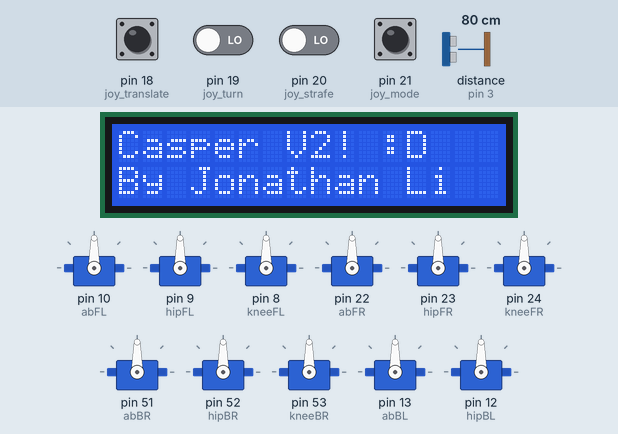
Simulated run of this sketch. Board: Arduino Mega 2560, built with avr-gcc and run on an emulated ATmega2560. Parts: 16×2 character LCD, 11 × servo. Inputs (shaded band) come from the test bench; at power-on: pin 18 (joy_translate), pin 19 (joy_turn), pin 20 (joy_strafe), pin 21 (joy_mode) LOW, distance to the obstacle (sensor on pin 3) 80 cm. The echo pulse lasts 58.3 µs per cm.

Above: at 1.2 s.
1.3 s: pin 18 (joy_translate) pulsed HIGH 2 times (0.12 s each, 0.3 s apart)
At 1.58 s:
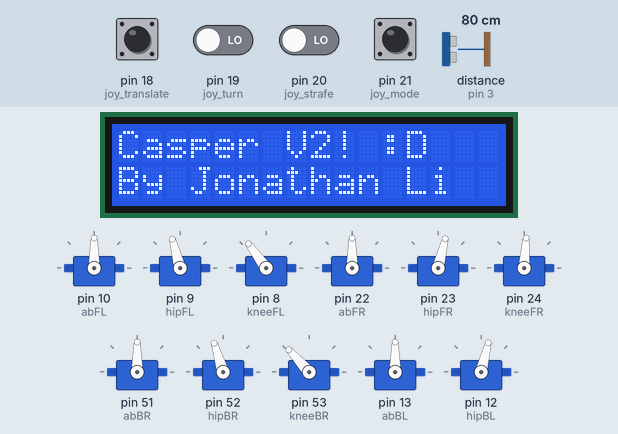
At 2.2 s:
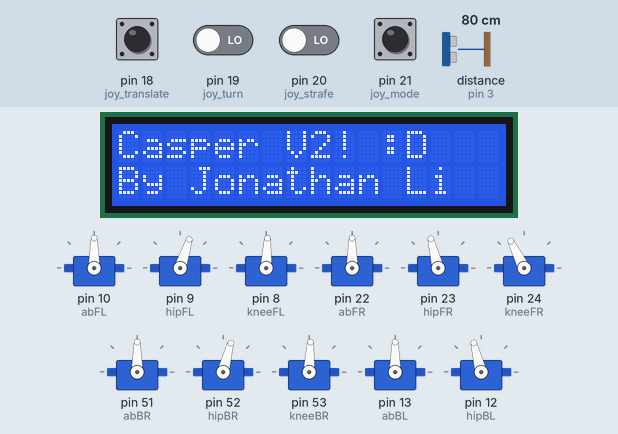
3.8 s: distance to the obstacle (sensor on pin 3) set to 2 cm
At 4.04 s:
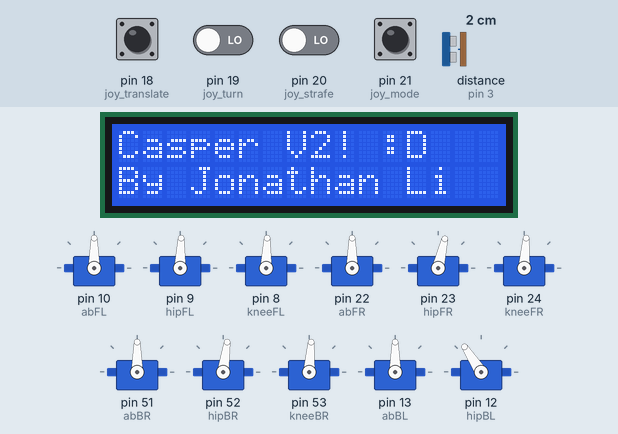
6.3 s: distance to the obstacle (sensor on pin 3) set to 4 cm
At 6.47 s:
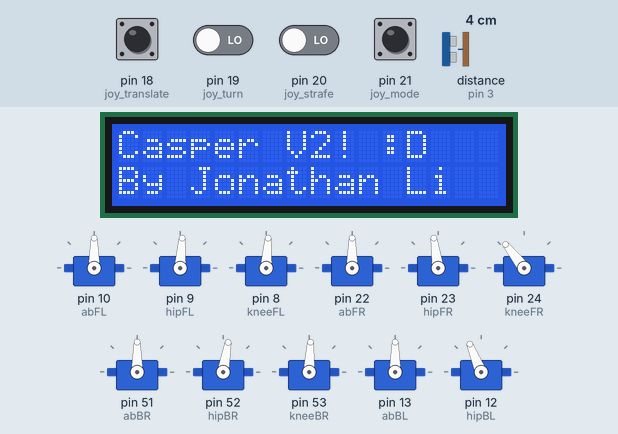
9.0 s: distance to the obstacle (sensor on pin 3) set to 9 cm
11.4 s: distance to the obstacle (sensor on pin 3) set to 35 cm
14.4 s: pin 18 (joy_translate) driven HIGH
Timing chart, 0 to 22.1 s (numbered marks = the images above; inputs shaded):
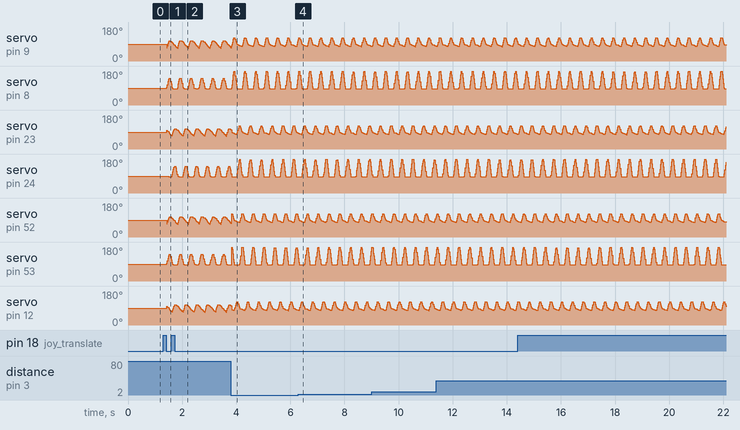

The sketch:

main.ino
```cpp
#include <Servo.h>
#include <math.h>
#include <NewPing.h>
#include <LiquidCrystal.h>

LiquidCrystal lcd(39, 38, 40, 41, 42, 43);

#define trig_pin 2
#define echo_pin 3

NewPing sonar(trig_pin, echo_pin, 400);

Servo abFL;
Servo hipFL;
Servo kneeFL;

Servo abFR;
Servo hipFR;
Servo kneeFR;

Servo abBL;
Servo hipBL;
Servo kneeBL;

Servo abBR;
Servo hipBR;
Servo kneeBR;

#define joy_translate 18
#define joy_turn 19
#define joy_strafe 20
#define joy_mode 21

// Offsets for forwards and turning
float hipOffsetF = 50;
float kneeOffsetF = 10;

// Offsets for backwards
float hipOffsetB = 45;
float kneeOffsetB = 20;

// Offsets for strafing
float hipOffsetS = 40; // OLD: 45
float kneeOffsetS = 45; // OLD: 30

float currHipOffset;
float currKneeOffset;

// Unit: mm
const float l1 = 143.0; // Femur length
const float l2 = 130.0; // Tibia length, added bigger feet

const float r2d = 57.2957795; // Rad to deg

float timeStep = 0.0;
float stepSpeed; // Gait speed

float ellipseWidth; // Step length
float ellipseHeight; // How high foot lifts

const float startX = 0.0; // Center X
const float startZ = -150.0;

volatile uint32_t throttleStart = 0;
volatile int throttlePulse = 1500;

volatile uint32_t turnStart = 0;
volatile int turnPulse = 1500;

volatile uint32_t strafeStart = 0;
volatile int strafePulse = 1500;

volatile uint32_t modeStart = 0;
volatile int modePulse = 1000;

float filteredThrottle = 1500;
float filteredTurn = 1500;
float filteredStrafe = 1500;
float filteredMode = 1000;

bool isIdle = true;

float PHASE_FL;
float PHASE_FR;
float PHASE_BR;
float PHASE_BL;

const float swingPhase = PI;

int lastAbFL = 90;
int lastHipFL = 90;
int lastKneeFL = 90;

int lastAbFR = 90;
int lastHipFR = 90;
int lastKneeFR = 90;

int lastAbBL = 90;
int lastHipBL = 90;
int lastKneeBL = 90;

int lastAbBR = 90;
int lastHipBR = 90;
int lastKneeBR = 90;

void setup() {
  lcd.begin(16, 2);
  lcd.setCursor(0, 0);
  lcd.print("Casper V2! :D");
  lcd.setCursor(0, 1);
  lcd.print("By Jonathan Li");
  //Serial.begin(115200);
  abFL.attach(10);
  hipFL.attach(9);
  kneeFL.attach(8);

  abFR.attach(22);
  hipFR.attach(23);
  kneeFR.attach(24);

  abBR.attach(51);
  hipBR.attach(52);
  kneeBR.attach(53);

  abBL.attach(13);
  hipBL.attach(12);
  kneeBL.attach(11);

  pinMode(joy_translate, INPUT);
  pinMode(joy_turn, INPUT);
  pinMode(joy_strafe, INPUT);
  pinMode(joy_mode, INPUT);

  attachInterrupt(digitalPinToInterrupt(joy_translate), throttleISR, CHANGE);
  attachInterrupt(digitalPinToInterrupt(joy_turn), steeringISR, CHANGE);
  attachInterrupt(digitalPinToInterrupt(joy_strafe), strafeISR, CHANGE);
  attachInterrupt(digitalPinToInterrupt(joy_mode), modeISR, CHANGE);

}

static uint32_t prevTime = micros();
unsigned long obsModeTo = 0;

void loop() {
  //Serial.println(sonar.ping_cm());
  uint32_t now = micros();
  float dt = (now - prevTime) / 1000000.0f; // Time elapsed
  prevTime = now;

  if (dt > 0.02f) dt = 0.02f;

  noInterrupts();
  int rawThrottle = throttlePulse;
  int rawTurn = turnPulse;
  int rawStrafe = strafePulse;
  int rawMode = modePulse;
  interrupts();

  // LPFs for joysticks
  filteredThrottle = 0.9 * filteredThrottle + 0.1 * rawThrottle;
  int t = (int)filteredThrottle;
  float throttleMag = abs(t - 1500);
  throttleMag = max(0.0f, throttleMag - 50.0f);

  filteredTurn = 0.9 * filteredTurn + 0.1 * rawTurn;
  int turn = (int)filteredTurn;

  filteredStrafe = 0.9 * filteredStrafe + 0.1 * rawStrafe;
  int strafe = (int)filteredStrafe;
  float strafeMag = abs(strafe - 1500);
  strafeMag = max(0.0f, strafeMag - 150.0f);

  filteredMode = 0.9 * filteredMode + 0.1 * rawMode;
  int mode = (int)filteredMode;

  bool backward = (t < 1450);
  bool forward = (t > 1550);
  bool turnRight = (turn < 1400);
  bool turnLeft = (turn > 1600);
  bool strafeRight = (strafe > 1650); // Since my transmitter doesn't have self-centered throttle more deadband needed
  bool strafeLeft = (strafe < 1350);
  bool obsDetected = sonar.ping_cm() < 40;
  // bool poseMode = mode > 1500;

  if (obsDetected) {
    obsModeTo = millis() + 5000; // 5 sec time period to go over obstacle
  }

  bool obsMode = millis() < obsModeTo;

  if (forward || backward || turnLeft || turnRight || strafeLeft || strafeRight) {
    isIdle = false;

    // Speed logic
    if (forward || backward) {
      if (forward) {
        stepSpeed = 1.2f + (throttleMag / 450.0f) * 0.8f;
      } else {
        stepSpeed = 1.2f + (throttleMag / 450.0f) * 1.0f;
      }
    } else if (strafeLeft || strafeRight) {
      stepSpeed = 1.5f + (strafeMag / 350.0f) * 1.0f;
    }

    stepSpeed = constrain(stepSpeed, 1.2f, 2.5f);

    timeStep += stepSpeed * TWO_PI * dt;

    if (timeStep >= TWO_PI) timeStep -= TWO_PI;

    /* POSE MODE
    if (!poseMode) {
      timeStep += stepSpeed * TWO_PI * dt;
      if (timeStep >= TWO_PI) timeStep -= TWO_PI;
    }*/

    // Direction multipliers
    // +1 = forward gait
    // -1 = backward gait
    int dirFL = 0;
    int dirFR = 0;
    int dirBL = 0;
    int dirBR = 0;

    PHASE_FL = 0.0;
    PHASE_FR = PI;
    PHASE_BR = 0.0;
    PHASE_BL = PI;

    ellipseHeight = 90;
    ellipseWidth = 90;
    //stepSpeed = 1.2;

    float strideFL = 1;
    float strideFR = 1;
    float strideBL = 1;
    float strideBR = 1;

    float latFL = 0;
    float latFR = 0;
    float latBL = 0;
    float latBR = 0;

    int moveDir = 0;
    if (forward) moveDir = 1;
    if (backward) moveDir = -1;

    dirFL = dirFR = dirBL = dirBR = moveDir;

    //if (forward || backward) stepSpeed = 1.2;

    /*
    if (forward) {
      dirFL = 1;
      dirFR = 1;
      dirBL = 1;
      dirBR = 1;

    } else if (backward) {
        dirFL = -1;
        dirFR = -1;
        dirBL = -1;
        dirBR = -1;
    }

    // Arc steering
    if (turnLeft && forward) {
      stepSpeed = 2;
      dirFL = dirFR = dirBL = dirBR = 1;
      strideFL = 0.3;
      strideBL = 0.3;
      strideFR = 1.0;
      strideBR = 1.0;

    } else if (turnRight && forward) {
        stepSpeed = 2;
        dirFL = dirFR = dirBL = dirBR = 1;
        strideFL = 1.0;
        strideBL = 1.0;
        strideFR = 0.3;
        strideBR = 0.3;
    }

    if (turnLeft && backward) {
      stepSpeed = 2;
      dirFL = dirFR = dirBL = dirBR = -1;
      strideFL = 1.0;
      strideBL = 1.0;
      strideFR = 0.3;
      strideBR = 0.3;
    } else if (turnRight && backward) {
      stepSpeed = 2;
      dirFL = dirFR = dirBL = dirBR = -1;
      strideFL = 0.3;
      strideBL = 0.3;
      strideFR = 1.0;
      strideBR = 1.0;
    }*/

    if (moveDir != 0 && (turnLeft || turnRight)) {
      //stepSpeed = 2.0;

      float innerStride = 0.5;
      float outerStride = 1;

      bool leftInner;

      if (moveDir > 0) {
        // Forward
        leftInner = turnLeft;
      } else {
        // Backward (steering reverses)
        leftInner = turnRight;
      }

      strideFL = strideBL = leftInner ? innerStride : outerStride;
      strideFR = strideBR = leftInner ? outerStride : innerStride;
    }

    if (strafeLeft || strafeRight) {
      ellipseHeight = 30;
      //stepSpeed = 2.2;

      float strafeDir = strafeLeft ? -1.0f : 1.0f;

      latFL = strafeDir * 25.0 * sin(timeStep + PHASE_FL);
      latFR = strafeDir * 25.0 * sin(timeStep + PHASE_FR);
      latBL = strafeDir * 25.0 * sin(timeStep + PHASE_BL);
      latBR = strafeDir * 25.0 * sin(timeStep + PHASE_BR);
    }

    if (moveDir == 0 && (turnLeft || turnRight)) {
      //ellipseHeight = 20;
      stepSpeed = 2;

      float turnDir = turnLeft ? -1.0f : 1.0f;
      float amp = 30.0f;

      latFL = -turnDir * amp * sin(timeStep + PHASE_FL);
      latBL = turnDir * amp * sin(timeStep + PHASE_BL);
      latFR = -turnDir * amp * sin(timeStep + PHASE_FR);
      latBR = turnDir * amp * sin(timeStep + PHASE_BR);
    }

    if (obsMode) {
      ellipseHeight = 120;
      ellipseWidth = 30;
      stepSpeed = 0.4;

      PHASE_FL = 0.0;
      PHASE_FR = PI;
      PHASE_BR = 0.5 * PI;
      PHASE_BL = 1.5 * PI;
      //hipOffsetF = 52;
      //kneeOffsetF = 40;
    }

    /* FOR POSE MODE
    if (poseMode) {
      float yawPose = 40.0f;

      if (turnLeft) {
        latFL = yawPose;
        latFR = yawPose;
        latBL = -yawPose;
        latBR = -yawPose;
      } else if (turnRight) {
        latFL = -yawPose;
        latFR = -yawPose;
        latBL = yawPose;
        latBR = yawPose;
      }
    }*/

    if (forward || turnLeft || turnRight) {
      currHipOffset = hipOffsetF;
      currKneeOffset = kneeOffsetF;
    } else if (backward) {
      currHipOffset = hipOffsetB;
      currKneeOffset = kneeOffsetB;
    } else { // For strafing
      currHipOffset = hipOffsetS;
      currKneeOffset = kneeOffsetS;
    }

    moveLeg(abFL, hipFL, kneeFL, timeStep + PHASE_FL, dirFL, strideFL, latFL, currHipOffset, currKneeOffset);
    moveLeg(abFR, hipFR, kneeFR, timeStep + PHASE_FR, dirFR, strideFR, latFR, currHipOffset, currKneeOffset);
    moveLeg(abBL, hipBL, kneeBL, timeStep + PHASE_BL, dirBL, strideBL, latBL, currHipOffset, currKneeOffset);
    moveLeg(abBR, hipBR, kneeBR, timeStep + PHASE_BR, dirBR, strideBR, latBR, currHipOffset, currKneeOffset);

  }
  else {
    if (!isIdle) {
      setAllServos(90);
      isIdle = true;
    }
  }
}

void writeServoDeadband(Servo& s, int target, int& lastTarget, int deadband = 2) {
  if (abs(target - lastTarget) >= deadband) {
    s.write(target);
    lastTarget = target;
  }
}

void moveLeg(Servo& abd, Servo& hip, Servo& knee, float phase, int direction, float strideScale, float lateral, float hipOffset, float kneeOffset) {
  float phaseNorm = fmod(phase, 2 * PI);

  float x, z;

  if (phaseNorm < swingPhase) {
    float t = phaseNorm / swingPhase;

    x = startX - direction * ellipseWidth * strideScale * (0.5 - t);

    /*
    if (t < 0.5) {
      z = startZ + ellipseHeight * (t * 2.0);
    }
    else {
      z = startZ + ellipseHeight;
    }*/
    z = startZ - ellipseHeight * sin(t * PI);

  } else {
    float t = (phaseNorm - swingPhase) / (2*PI-swingPhase);

    x = startX - direction * (-ellipseWidth * 0.5 + ellipseWidth * t) * strideScale;
    //z = startZ - 15.0 * sin(t * PI); // NEEDED to generate friction
    z = startZ;
  }

  // Strafe foot target
  float y = lateral;

  // Abduction angle
  float abdAngle = atan2(y, -z) * r2d;

  // Project into leg plane
  float zProj = sqrt(y*y + z*z);

  // IK
  float L = sqrt(x*x + zProj * zProj);
  L = constrain(L, 10, l1 + l2 - 5);

  float val = (sq(l1) + sq(l2) - sq(L)) / (2 * l1 * l2);
  val = constrain(val, -1, 1);
  float A = acos(val);

  float B = acos((sq(l1) + sq(L) - sq(l2)) / (2 * l1 * L)) + atan2(x, zProj);

  float kneeAngle = A * r2d;
  float hipAngle  = B * r2d;

  int abCmd = 90 + abdAngle;
  int hipCmd = 180 - (hipAngle + hipOffset);
  int kneeCmd = kneeAngle + kneeOffset;

  int* lastAb;
  int* lastHip;
  int* lastKnee;

  if (&hip == &hipFL) {
    lastAb = &lastAbFL;
    lastHip = &lastHipFL;
    lastKnee = &lastKneeFL;
  }
  else if (&hip == &hipFR) {
    lastAb = &lastAbFR;
    lastHip = &lastHipFR;
    lastKnee = &lastKneeFR;
  }
  else if (&hip == &hipBL) {
    lastAb = &lastAbBL;
    lastHip = &lastHipBL;
    lastKnee = &lastKneeBL;
  }
  else {
    lastAb = &lastAbBR;
    lastHip = &lastHipBR;
    lastKnee = &lastKneeBR;
  }

  //abd.write(90 + abdAngle);

  writeServoDeadband(abd, abCmd, *lastAb, 2);
  writeServoDeadband(hip, hipCmd, *lastHip, 2);
  writeServoDeadband(knee, kneeCmd, *lastKnee, 2);

  //hip.write(180 - (hipAngle + hipOffset));
  //knee.write(kneeAngle + kneeOffset);
}

void throttleISR() {
  if (digitalRead(joy_translate) == HIGH) {
    throttleStart = micros();
  } else {
    throttlePulse = micros() - throttleStart;
  }
}

void steeringISR() {
  if (digitalRead(joy_turn) == HIGH) {
    turnStart = micros();
  } else {
    turnPulse = micros() - turnStart;
  }
}

void strafeISR() {
  if (digitalRead(joy_strafe) == HIGH) {
    strafeStart = micros();
  } else {
    strafePulse = micros() - strafeStart;
  }
}

void modeISR() {
  if (digitalRead(joy_mode) == HIGH) {
    modeStart = micros();
  } else {
    modePulse = micros() - modeStart;
  }
}

void setAllServos(int angle) {
  hipFL.write(angle);
  kneeFL.write(angle);
  hipFR.write(angle);
  kneeFR.write(angle);
  hipBL.write(angle);
  kneeBL.write(angle);
  hipBR.write(angle);
  kneeBR.write(angle);

  abFL.write(90);
  abFR.write(90);
  abBL.write(90);
  abBR.write(90);
}
```
